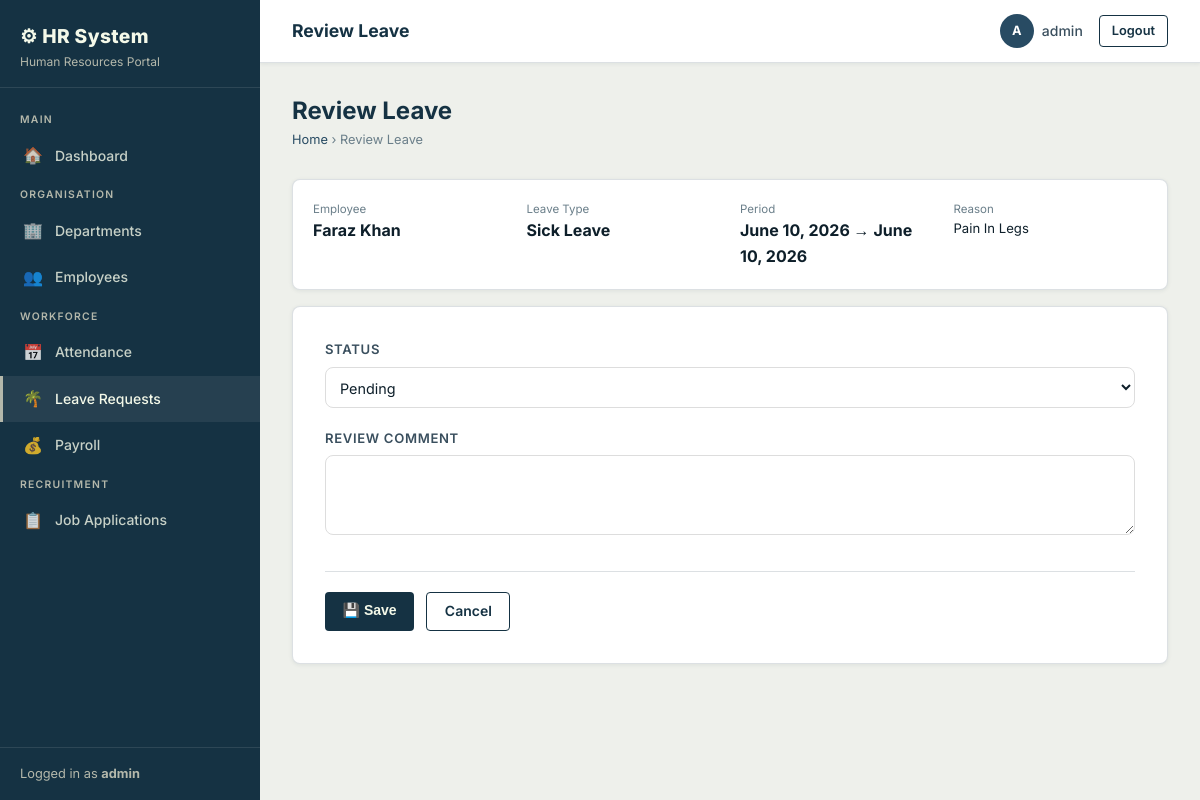
Screenshot of /leaves/1/review/ (signed in) with the database file from the repository.
### employees/models.py (models this page shows, shortened)
class LeaveRequest(models.Model):
    LEAVE_TYPE_CHOICES = [
        ('annual', 'Annual Leave'),
        ('sick', 'Sick Leave'),
        ('casual', 'Casual Leave'),
        ('maternity', 'Maternity Leave'),
        ('paternity', 'Paternity Leave'),
        ('unpaid', 'Unpaid Leave'),
    ]
    STATUS_CHOICES = [
        ('pending', 'Pending'),
        ('approved', 'Approved'),
        ('rejected', 'Rejected'),
        ('cancelled', 'Cancelled'),
    ]
    employee = models.ForeignKey(Employee, on_delete=models.CASCADE, related_name='leave_requests')
    leave_type = models.CharField(max_length=15, choices=LEAVE_TYPE_CHOICES)
    start_date = models.DateField()
    end_date = models.DateField()
    reason = models.TextField()
    status = models.CharField(max_length=10, choices=STATUS_CHOICES, default='pending')
    applied_on = models.DateTimeField(auto_now_add=True)
    reviewed_by = models.ForeignKey(
        User, null=True, blank=True, on_delete=models.SET_NULL, related_name='reviewed_leaves'
    )
    review_comment = models.TextField(blank=True)
    reviewed_on = models.DateTimeField(null=True, blank=True)

class Employee(models.Model):
    GENDER_CHOICES = [('M', 'Male'), ('F', 'Female'), ('O', 'Other')]
    STATUS_CHOICES = [('active', 'Active'), ('inactive', 'Inactive'), ('on_leave', 'On Leave')]
    user = models.OneToOneField(User, on_delete=models.CASCADE, null=True, blank=True)
    employee_id = models.CharField(max_length=20, unique=True)
    first_name = models.CharField(max_length=100)
    last_name = models.CharField(max_length=100)
    email = models.EmailField(unique=True)
    phone = models.CharField(max_length=20, blank=True)
    gender = models.CharField(max_length=1, choices=GENDER_CHOICES, blank=True)
    date_of_birth = models.DateField(null=True, blank=True)
    address = models.TextField(blank=True)
    department = models.ForeignKey(Department, on_delete=models.SET_NULL, null=True, blank=True, related_name='employees')
    designation = models.CharField(max_length=100, blank=True)
    date_joined = models.DateField()
    status = models.CharField(max_length=10, choices=STATUS_CHOICES, default='active')
    created_at = models.DateTimeField(auto_now_add=True)
    def full_name(self):
        return f"{self.first_name} {self.last_name}"

### employees/views.py (the view, shortened to what this page needs)
# urls.py: path('leaves/<int:pk>/review/', views.leave_review, name='leave_review'),
@login_required
def leave_review(request, pk):
    leave = get_object_or_404(LeaveRequest, pk=pk)
    form = LeaveReviewForm(request.POST or None, instance=leave)
    return render(request, 'employees/form.html', {'form': form, 'title': 'Review Leave', 'back_url': 'leave_list', 'extra': leave})

### employees/forms.py
class LeaveReviewForm(forms.ModelForm):
    class Meta:
        model = LeaveRequest
        fields = ['status', 'review_comment']
        widgets = {
            'status': forms.Select(attrs={'class': 'form-control'}),
            'review_comment': forms.Textarea(attrs={'class': 'form-control', 'rows': 3}),
        }

### employees/templates/employees/form.html (shortened to what this page needs)
{% extends 'employees/base.html' %}
{% block page_title %}{{ title }}{% endblock %}
{% block content %}
<div class="page-header">
  <div>
    <h2>{{ title }}</h2>
    <div class="breadcrumb">
      <a href="{% url 'dashboard' %}">Home</a> › {{ title }}
    </div>
  </div>
</div>
{% if extra %}
<div class="card" style="margin-bottom:1rem; max-width:900px;">
  <div class="card-body">
    <div class="row-4 grid-container">
      <div class="grid-item">
        <div class="text-xs text-muted">Employee</div>
        <div class="fw-bold">{{ extra.employee.full_name }}</div>
      </div>
      <div class="grid-item">
        <div class="text-xs text-muted">Leave Type</div>
        <div class="fw-bold">{{ extra.get_leave_type_display }}</div>
      </div>
      <div class="grid-item">
        <div class="text-xs text-muted">Period</div>
        <div class="fw-bold">{{ extra.start_date }} → {{ extra.end_date }}</div>
      </div>
      <div class="grid-item">
        <div class="text-xs text-muted">Reason</div>
        <div class="text-sm">{{ extra.reason }}</div>
      </div>
    </div>
  </div>
</div>
{% endif %}
<div class="form-card">
  <form method="post">
    {% for field in form %}
      <div class="form-group">
        <label class="form-label" for="{{ field.id_for_label }}">{{ field.label }}</label>
        {{ field }}
      </div>
    {% endfor %}
    <div class="form-actions">
      <button type="submit" class="btn btn-primary">💾 Save</button>
      <a href="{% url back_url %}" class="btn btn-outline">Cancel</a>
    </div>
  </form>
</div>
{% endblock %}

### employees/templates/employees/base.html (shortened to what this page needs)
{% load static %}
<!DOCTYPE html>
<html lang="en">
<head>
  <link rel="stylesheet" href="{% static 'css/hr.css' %}">
</head>
<body>
<div class="app-shell">
  <aside class="sidebar" id="sidebar">
    <div class="sidebar-brand">
      <h1>⚙ HR System</h1>
      <span>Human Resources Portal</span>
    </div>
    <nav class="sidebar-nav">
      <div class="nav-section-label">Main</div>
      <a href="{% url 'dashboard' %}" class="{% if request.resolver_match.url_name == 'dashboard' %}active{% endif %}">
        <span class="nav-icon">🏠</span> Dashboard
      </a>
      <div class="nav-section-label">Organisation</div>
      <a href="{% url 'department_list' %}" class="{% if 'department' in request.resolver_match.url_name %}active{% endif %}">
        <span class="nav-icon">🏢</span> Departments
      </a>
      <a href="{% url 'employee_list' %}" class="{% if 'employee' in request.resolver_match.url_name %}active{% endif %}">
        <span class="nav-icon">👥</span> Employees
      </a>
      <div class="nav-section-label">Workforce</div>
      <a href="{% url 'attendance_list' %}" class="{% if 'attendance' in request.resolver_match.url_name %}active{% endif %}">
        <span class="nav-icon">📅</span> Attendance
      </a>
      <a href="{% url 'leave_list' %}" class="{% if 'leave' in request.resolver_match.url_name %}active{% endif %}">
        <span class="nav-icon">🌴</span> Leave Requests
      </a>
      <a href="{% url 'payroll_list' %}" class="{% if 'payroll' in request.resolver_match.url_name %}active{% endif %}">
        <span class="nav-icon">💰</span> Payroll
      </a>
      <div class="nav-section-label">Recruitment</div>
      <a href="{% url 'application_list' %}" class="{% if 'application' in request.resolver_match.url_name %}active{% endif %}">
        <span class="nav-icon">📋</span> Job Applications
      </a>
    </nav>
    <div class="sidebar-footer">
      {% if request.user.is_authenticated %}
        Logged in as <strong>{{ request.user.username }}</strong>
      {% endif %}
    </div>
  </aside>
  <div class="main-content">
    <header class="topbar">
      <div class="d-flex align-center gap-sm">
        <span class="topbar-title">{% block page_title %}Dashboard{% endblock %}</span>
      </div>
      <div class="topbar-actions">
        <div class="topbar-user">
          <div class="avatar-circle">{{ request.user.username|first|upper }}</div>
          <span>{{ request.user.username }}</span>
        </div>
        <a href="{% url 'logout' %}" class="btn btn-outline btn-sm">Logout</a>
      </div>
    </header>
    <main class="page-content">
      {% block content %}{% endblock %}
    </main>
  </div>
</div>
</body>
</html>

### rows the page displays
LeaveRequest: employee.full_name "Faraz Khan", leave_type "Sick Leave", start_date "June 10, 2026", end_date "June 10, 2026", reason "Pain In Legs", form "Pending"

### other values shown
{{ request.user.username }} "admin"
{{ title }} "Review Leave"
{{ request.user.username|first|upper }} "A"
{{ field.label }} "STATUS" "REVIEW COMMENT"
